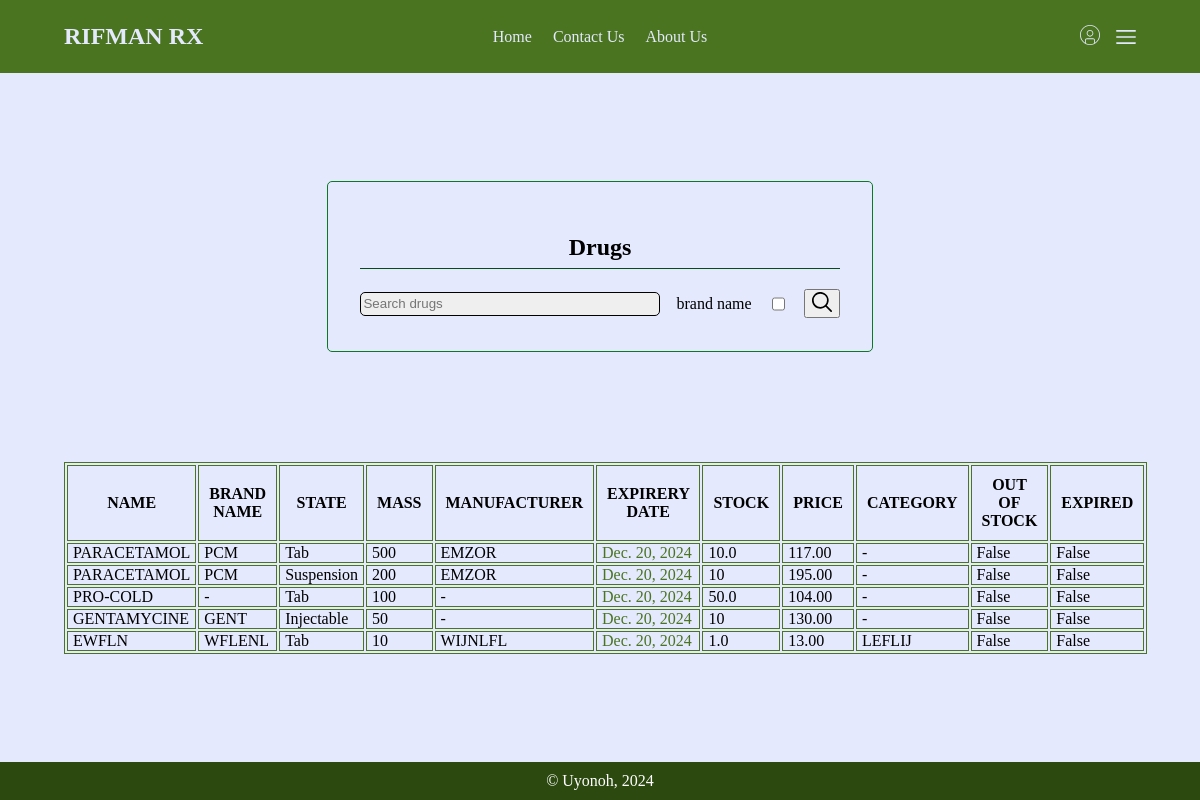
The app's page /drugs/view/ with its own data.
### drugs/models.py (models this page shows, shortened)
class Drug(models.Model):
    name = models.CharField(max_length=30)
    brand_name = models.CharField(max_length=30)
    mass = models.CharField(max_length=10)
    state = models.CharField(max_length=10, choices=state_choices, default="Tablet")
    manufacturer = models.CharField(max_length=30)
    exp_date = models.DateField("Expiery Date")
    stock_amount = models.IntegerField(null=True)
    purchase_amount = models.IntegerField()
    purchase_units = models.CharField(max_length=30, choices=unit_choices, default="Unit")
    price = models.DecimalField(max_digits=10, decimal_places=2)
    cost_price = models.DecimalField(max_digits=10, decimal_places=2)
    category = models.CharField(max_length=30)
    purpose = models.CharField(max_length=30)
    location = models.CharField(max_length=30)
    day_added = models.DateField(null=False, default=str(tz.now().date()))
    def check_exp(self) -> int:
        diff = self.exp_date - tz.now().date()
        days = diff.days
        return days
    def clean_stock(self) -> int | str:
        if self.state == "Tab":
            cd, tab = self.Tablet.get_cd_tab()
            cd, tab = int(cd), int(tab)
            amount = self.stock_amount / tab
            if amount < 1:
                amount = str(self.stock_amount) + "tab(s)"
            return amount
        return self.stock_amount
    @property
    def expired(self) -> bool:
        return self.check_exp() <= 0
    @property
    def expire_soon(self, days: int=60) -> bool:
        return self.check_exp() <= days
    @property
    def exp_class(self) -> str:
        if self.expired:
            return "expired"
        if self.expire_soon:
            return "exp-soon"
        return "exp-far"
    def table_head(self) -> tuple:
        return ("name", "brand name", "state", "mass", "manufacturer", "Expirery date", "stock", "price",
                "category", "Out of stock", "expired")
    def tabulate(self) -> list[tuple]:
        table = zip(
            self.table_head(),
            (
                self.name, self.brand_name, self.state, self.mass, self.manufacturer, self.exp_date,
                self.clean_stock(), self.price, self.category, self.oos, self.expired
            )
        )
        return table
    @property
    def oos(self) -> bool:
        return self.stock_amount <= 0
    @property
    def Tablet(self) -> models.Model:
        if self.state == "Tab":
            return self.tablet_set.all()[0]
        return False

### drugs/views.py (the view)
# urls.py: path("view/", view_drugs, name="view"),
def view_drugs(request):
    drugs = list(Drug.objects.all())
    return render(request, "drugs/view-drugs.html", {"drugs": drugs})

### drugs/models.py (called while the page is built)
    def get_cd_tab(self) -> list:
        return self.cd_tab.split("/")

### drugs/templates/drugs/view-drugs.html (shortened to what this page needs)
{% extends "main/base.html" %}
{% load static %}
{% block styles %}
    <link rel="stylesheet" href="{% static 'main/css/forms.css' %}">
    <link rel="stylesheet" href="{% static 'main/css/tables.css' %}">
{% endblock %}
{% block content %}
<section class="container flex-col text-center">
    <form class="add" action="{% url 'drugs:search' %}" method="get">
        <h1>Drugs</h1>
        <div class="flex">
            <input type="search" name="query" id="" placeholder="Search drugs">
            <div class="flex">
                <label for="brand">brand name</label>
                <input class="fit" type="checkbox" name="brand" id="">
            </div>
            <button type="submit" class="pointer"><img class="svg search" src="{% static 'main/assets/svg/search.svg' %}" alt=""></button>
        </div>
    </form>
</section>
<section class="container table overflow">
        <table class="drugs">
            <thead>
                {% for head in drugs.0.table_head %}
                <th>{{head.upper}}</th>
                {% endfor %}
            </thead>
            {% for drug in drugs %}
            <tr class="drug {{drug.exp_class}}" id="{{drug.pk}}">
            {% for head, field in drug.tabulate %}
                <td class="drug-field {{head}}" id="{{head}}">
                    {{field}}
                </td>
            {% endfor %}
            </tr>
            {% endfor %}
        </table>
</section>
{% endblock %}

### main/static/main/css/styles.css (style rules this page uses)
body { padding: 0; margin: 0; min-height: 100vh; background-color: #e4e9fd; display: flex; flex-direction: column; align-items: normal; justify-content: space-between; }
.text-center { text-align: center; }
.container { padding: .2rem 4rem; }
.flex { display: flex; align-items: center; justify-content: space-between; gap: 1rem; }
.flex-col { display: flex; flex-direction: column; align-items: center; justify-content: center; gap: 2rem; }
.svg.search { width: 20px; filter: invert(0%) sepia(0%) saturate(7471%) hue-rotate(263deg) brightness(97%) contrast(106%); }

### main/static/main/css/forms.css (style rules this page uses)
input, select { background-color: #efefef; border: 1px solid #000; border-radius: 5px; }
input, select { width: 300px; height: 1.5rem; }
.add h1 { width: 100%; border-bottom: 1px solid #074b18; padding-bottom: 7px; }

### main/static/main/css/tables.css (style rules this page uses)
.overflow { overflow: auto; }
table, tr, th, td { border: 1px solid #4a7420; }
th { padding: 10px; }
td { padding: 0 5px; }

### drugs/templates/drugs/view-drugs.html (style rules this page uses)
.fit { width: fit-content !important; }

### records on screen
Drug: tabulate "PARACETAMOL" "PCM" "Tab" "500" "EMZOR" "Dec. 20, 2024" "10.0" "117.00" "-" "False" "False"
Drug: tabulate "PARACETAMOL" "PCM" "Suspension" "200" "EMZOR" "Dec. 20, 2024" "10" "195.00" "-" "False" "False"
Drug: tabulate "PRO-COLD" "-" "Tab" "100" "-" "Dec. 20, 2024" "50.0" "104.00" "-" "False" "False"
Drug: tabulate "GENTAMYCINE" "GENT" "Injectable" "50" "-" "Dec. 20, 2024" "10" "130.00" "-" "False" "False"
Drug: tabulate "EWFLN" "WFLENL" "Tab" "10" "WIJNLFL" "Dec. 20, 2024" "1.0" "13.00" "LEFLIJ" "False" "False"

### other values on screen
{{ head.upper }} "NAME" "BRAND NAME" "STATE" "MASS" "MANUFACTURER" "EXPIRERY DATE" "STOCK" "PRICE" "CATEGORY" "OUT OF STOCK" "EXPIRED"
